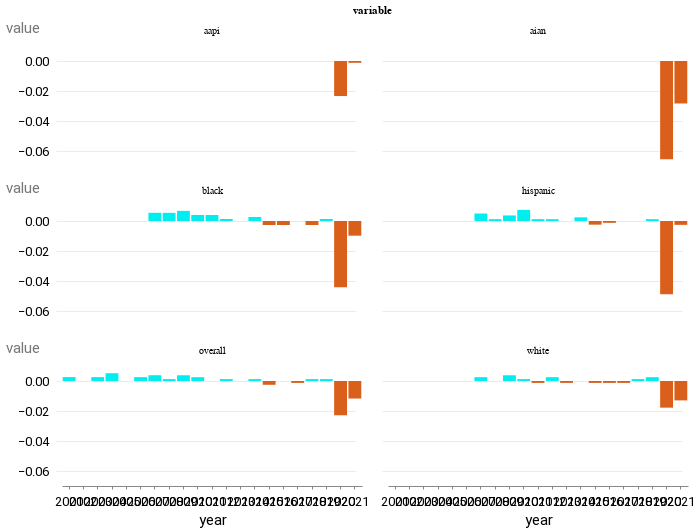

Source (notebook cell):
### Code cell
alt.Chart(race_pct_change).mark_bar().encode(
    x=alt.X("year"),
    y=alt.Y("value"),
    color=alt.condition(
        alt.datum.value > 0, alt.value("#00eeef"), alt.value("#D95F1A")
    ),
).properties(width=300, height=120).facet(facet=alt.Facet("variable:O"), columns=2)

# color=alt.condition(
#        alt.datum.nonfarm_change > 0,
#        alt.value("steelblue"),  # The positive color
#        alt.value("orange")

### Figure 1 — Vega-Lite specification as saved in the notebook (floating-point values rounded to 4 significant figures; data arrays with more than 128 entries replaced by an {"elided": "..."} marker saying what was removed)
{"config": {"view": {"width": 800, "height": 450, "strokeOpacity": 0}, "background": "#ffffff", "title": {"anchor": "start", "font": "Summit Sans", "fontColor": "palette[\"black\"]", "fontSize": 18, "fontWeight": "normal"}, "arc": {"fill": "#00d4d8"}, "area": {"fill": "#00d4d8"}, "line": {"stroke": "#00d4d8", "strokeWidth": 3}, "path": {"stroke": "#00d4d8"}, "rect": {"fill": "#00d4d8"}, "shape": {"stroke": "#00d4d8"}, "bar": {"fill": "#00d4d8"}, "point": {"stroke": "#00d4d8"}, "symbol": {"fill": "#00d4d8", "size": 30}, "axis": {"titleFont": "Roboto", "titleFontSize": 15, "titleFontWeight": "normal", "labelFont": "Roboto, sans", "labelFontSize": 13, "labelFontWeight": "normal"}, "axisX": {"labelAngle": 0, "labelPadding": 6, "tickSize": 3, "grid": false}, "axisY": {"labelBaseline": "middle", "maxExtent": 45, "minExtent": 45, "titleAlign": "left", "titleAngle": 0, "titleX": -45, "titleY": -11, "domainOpacity": 0, "gridWidth": 0.6, "gridColor": "#dddddd", "offset": 6, "tickSize": 0, "titleColor": "#767676"}, "legend": {"titleFont": "Roboto", "titleFontSize": 15, "titleFontWeight": "normal", "symbolType": "square", "labelFont": "Roboto, sans", "labelFontSize": 13}, "range": {"category": ["#005f66", "#e37e2d", "#d64a3b", "#76b0ef", "#c1bc40"], "diverging": ["#e68a4f", "#f4bb6a", "#f9e39c", "#dadfe2", "#a6b7c6", "#849eae"], "heatmap": ["#7ff6f6", "#00eeef", "#00d4d8", "#00abb2", "#00848b", "#fbf2c7", "#00363d"], "ordinal": ["#7ff6f6", "#00eeef", "#00d4d8", "#00abb2", "#00848b", "#fbf2c7", "#00363d"], "ramp": ["#7ff6f6", "#00eeef", "#00d4d8", "#00abb2", "#00848b", "#fbf2c7", "#00363d"]}}, "data": {"name": "data-3c19f227307aed17592214e14021a8bd"}, "facet": {"field": "variable", "type": "ordinal"}, "spec": {"mark": "bar", "encoding": {"color": {"condition": {"value": "#00eeef", "test": "(datum.value > 0)"}, "value": "#D95F1A"}, "x": {"field": "year", "type": "nominal"}, "y": {"field": "value", "type": "quantitative"}}, "height": 120, "width": 300}, "columns": 2, "$schema": "https://vega.github.io/schema/vega-lite/v4.17.0.json", "datasets": {"data-3c19f227307aed17592214e14021a8bd": {"elided": "132 records"}}}
